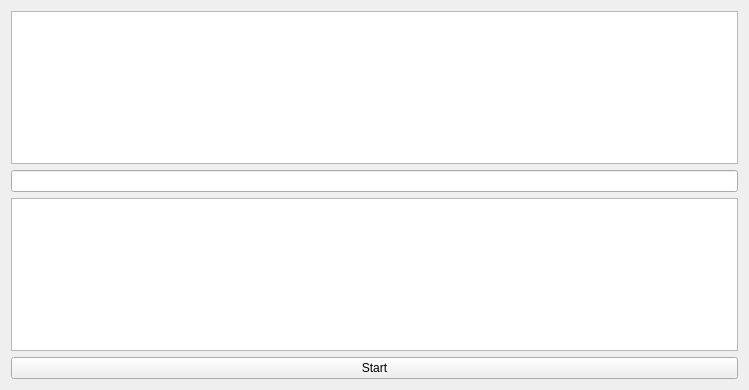
<?xml version="1.0" encoding="UTF-8"?>
<ui version="4.0">
 <class>Widget</class>
 <widget class="QWidget" name="Widget">
  <property name="geometry">
   <rect>
    <x>0</x>
    <y>0</y>
    <width>749</width>
    <height>390</height>
   </rect>
  </property>
  <property name="windowTitle">
   <string>Widget</string>
  </property>
  <layout class="QVBoxLayout" name="verticalLayout">
   <item>
    <widget class="QTextEdit" name="SourcesText"/>
   </item>
   <item>
    <widget class="QLineEdit" name="KeyTextLine"/>
   </item>
   <item>
    <widget class="QTextEdit" name="EncodeText"/>
   </item>
   <item>
    <widget class="QPushButton" name="WorkPB">
     <property name="text">
      <string>Start</string>
     </property>
    </widget>
   </item>
  </layout>
 </widget>
 <layoutdefault spacing="6" margin="11"/>
 <resources/>
 <connections/>
</ui>
